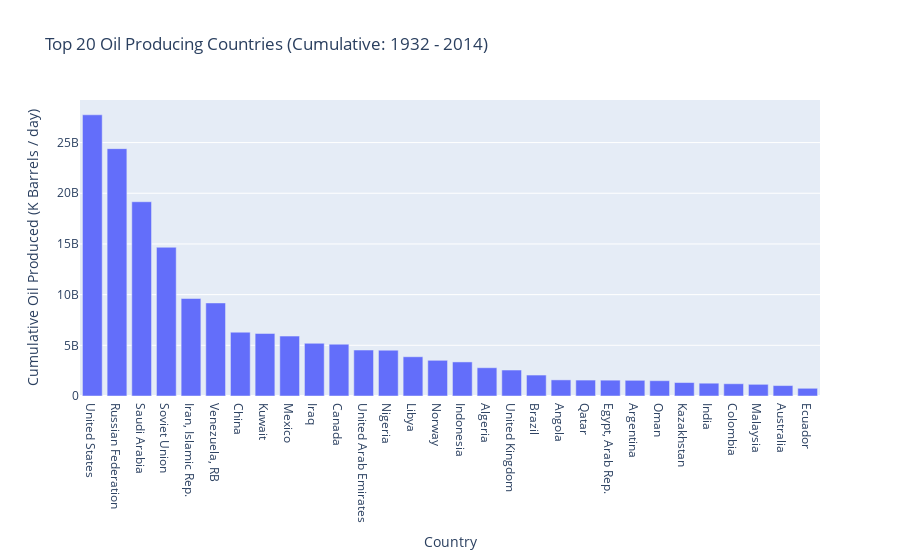

The cell this chart's notebook holds for it:
### Code cell
# Top oil producers
fig = px.bar(df_prod.head(30), x = 'cty_name', y = 'oil_prod32_14', 
             title = 'Top 20 Oil Producing Countries (Cumulative: 1932 - 2014)').update_layout(
             xaxis_title="Country", yaxis_title="Cumulative Oil Produced (K Barrels / day)")
fig.show()

### Figure 1 — Plotly figure (JSON) as saved in the notebook; plotly's stock layout.template omitted (floating-point values rounded to 4 significant figures)
{"data": [{"alignmentgroup": "True", "hovertemplate": "cty_name=%{x}<br>oil_prod32_14=%{y}<extra></extra>", "legendgroup": "", "marker": {"color": "#636efa", "pattern": {"shape": ""}}, "name": "", "offsetgroup": "", "orientation": "v", "showlegend": false, "textposition": "auto", "type": "bar", "x": ["United States", "Russian Federation", "Saudi Arabia", "Soviet Union", "Iran, Islamic Rep.", "Venezuela, RB", "China", "Kuwait", "Mexico", "Iraq", "Canada", "United Arab Emirates", "Nigeria", "Libya", "Norway", "Indonesia", "Algeria", "United Kingdom", "Brazil", "Angola", "Qatar", "Egypt, Arab Rep.", "Argentina", "Oman", "Kazakhstan", "India", "Colombia", "Malaysia", "Australia", "Ecuador"], "xaxis": "x", "y": [27740000000.0, 24400000000.0, 19160000000.0, 14671000000, 9617000000.0, 9180000000.0, 6296000000.0, 6168000000.0, 5911000000.0, 5197000000.0, 5111000000.0, 4533733529, 4520000000.0, 3871000000.0, 3522000000.0, 3361000000.0, 2790000000.0, 2562000000.0, 2067000000.0, 1589000000.0, 1572000000.0, 1562000000.0, 1548000000.0, 1510000000.0, 1326000000.0, 1263000000.0, 1209000000.0, 1153000000.0, 1029000000.0, 761000000.0], "yaxis": "y"}], "layout": {"barmode": "relative", "legend": {"tracegroupgap": 0}, "title": {"text": "Top 20 Oil Producing Countries (Cumulative: 1932 - 2014)"}, "xaxis": {"anchor": "y", "domain": [0, 1], "title": {"text": "Country"}}, "yaxis": {"anchor": "x", "domain": [0, 1], "title": {"text": "Cumulative Oil Produced (K Barrels / day)"}}}}
